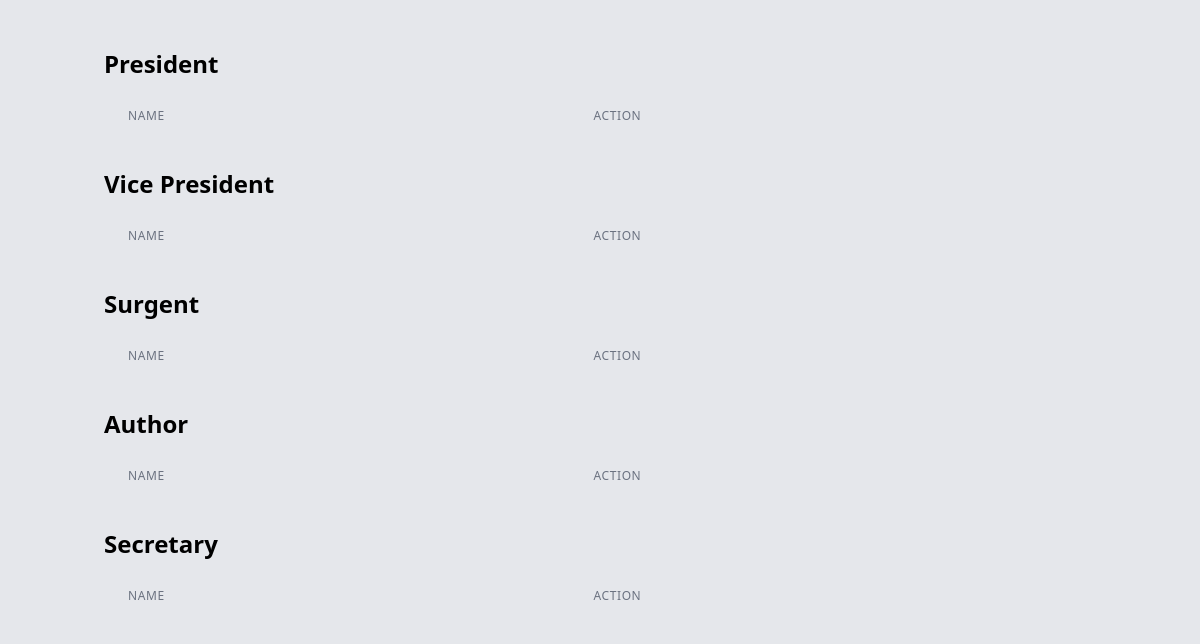
The app's page /user.php, older data.
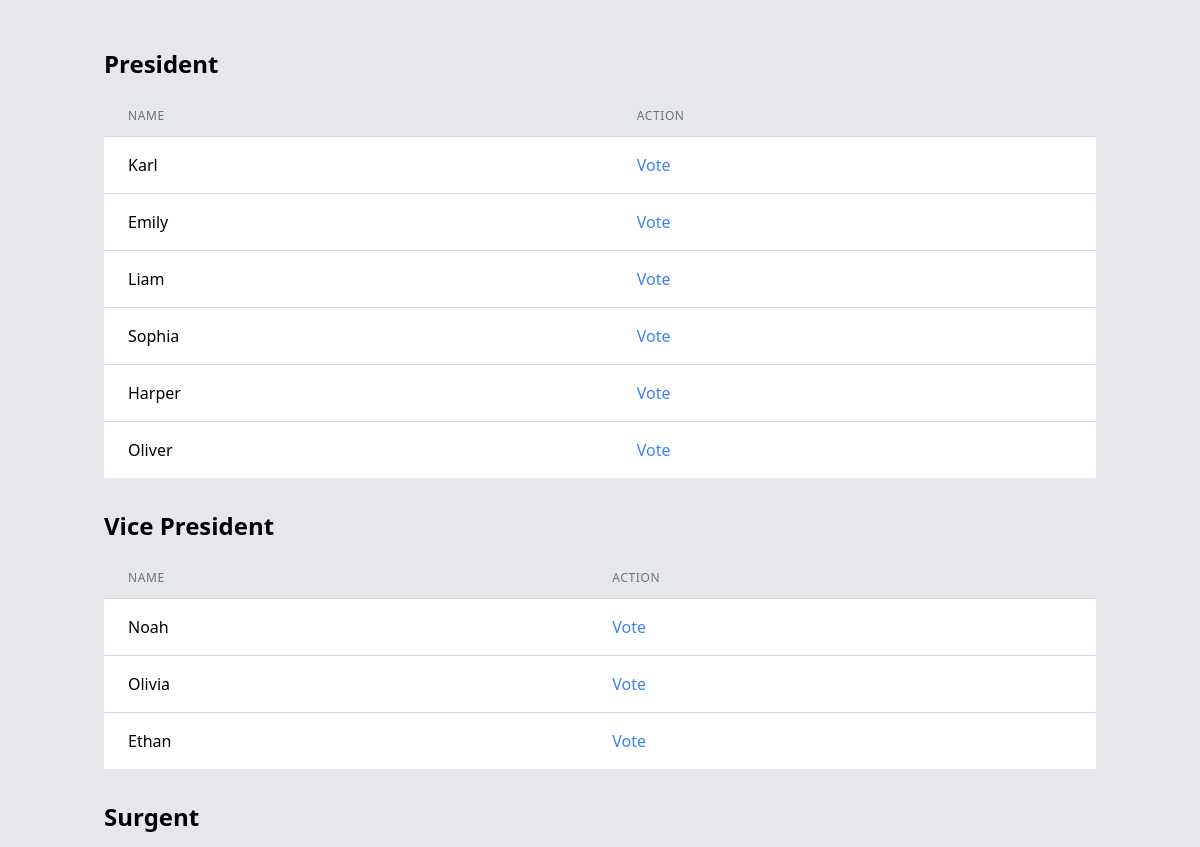
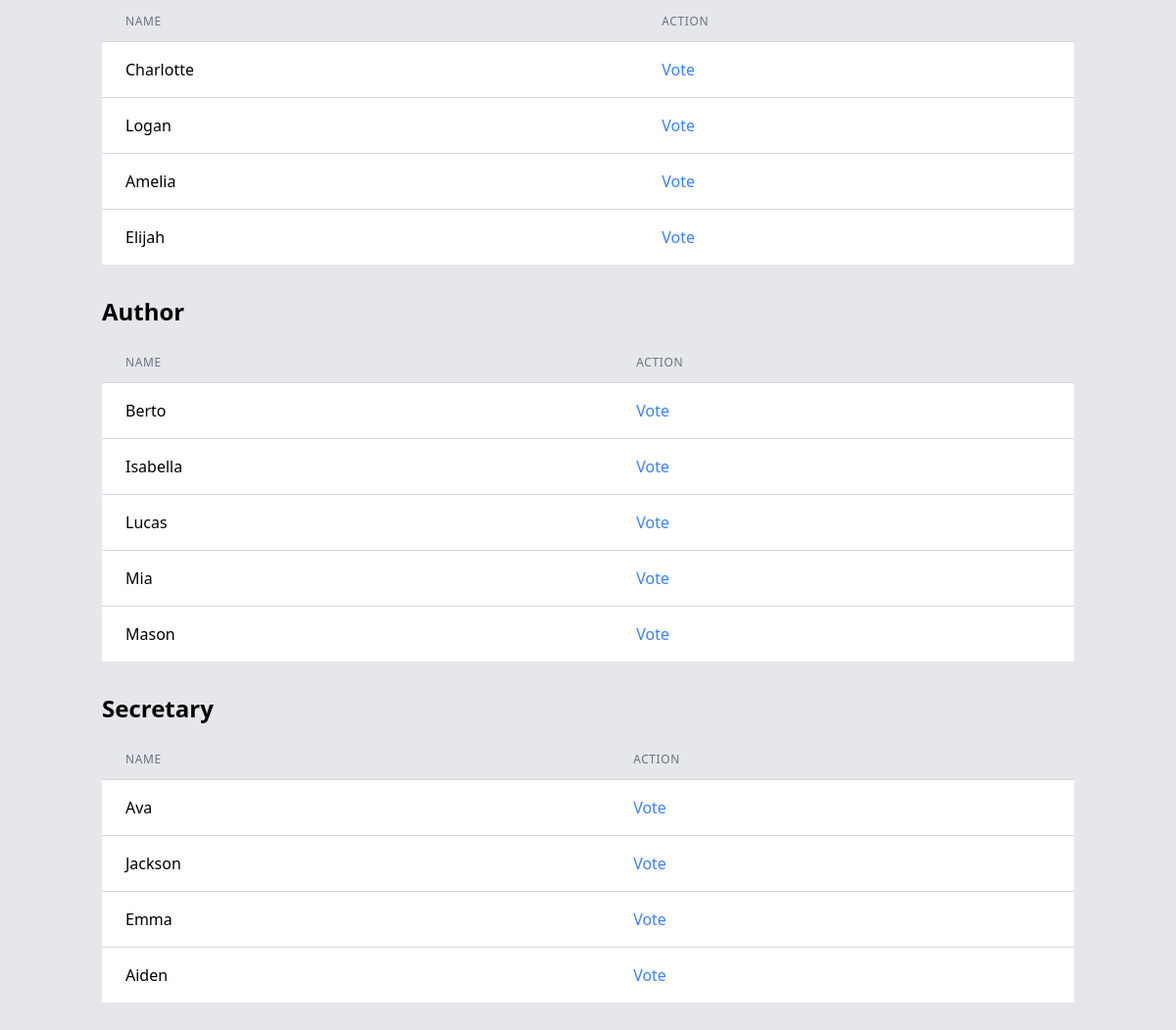
The same page, newer data (2 pictures, top to bottom).
### tables this page shows
CREATE TABLE IF NOT EXISTS `Candidates` (
  `id` int unsigned NOT NULL AUTO_INCREMENT,
  `Name` varchar(50) NOT NULL,
  `Position` varchar(50) NOT NULL,
  `Count` varchar(6) NOT NULL DEFAULT '0',
  PRIMARY KEY (`id`)
);

### user.php (the view, shortened to what this page needs)
<?php
require_once('connection.php');
$sql_fetch_data = "SELECT id, Name, Position FROM Candidates";
$stmt = $conn->query($sql_fetch_data);
$voters = $stmt->fetchAll(PDO::FETCH_ASSOC);
?>
<!DOCTYPE html>
<html lang="en">
<head>
    <script src="https://cdn.tailwindcss.com"></script>
</head>
<body class="bg-gray-200">
<div class="container mx-auto px-4 py-8">
    <?php
    $voters_by_type = array(
        'President' => array(),
        'Vice President' => array(),
        'Surgent' => array(),
        'Author' => array(),
        'Secretary' => array()
    );
    foreach ($voters as $voter) {
        $voters_by_type[$voter['Position']][] = $voter;
    }
    foreach ($voters_by_type as $Position => $voters):
    ?>
<div class="mb-8">
    <h2 class="text-2xl font-semibold mb-4 mt-4 "><?php echo $Position; ?></h2>
        <table class="min-w-full divide-y divide-gray-300">
                <thead class="bg-gray-200">
                    <tr>
                        <th class="px-6 py-3 text-left text-xs font-medium text-gray-500 uppercase tracking-wider">Name</th>
                        <th class="px-6 py-3 text-left text-xs font-medium text-gray-500 uppercase tracking-wider">Action</th>
                    </tr>
                </thead>
                <tbody class="bg-white divide-y divide-gray-300">
                    <?php foreach ($voters as $voter): ?>
                        <tr>
                            <td class="px-6 py-4 whitespace-nowrap"><?php echo $voter['Name']; ?></td>
                            <td class="px-6 py-4 whitespace-nowrap"><a href="vote.php?id=<?php echo $voter['id']; ?>" class="text-blue-500 hover:text-blue-700">Vote</a></td>
                        </tr>
                    <?php endforeach; ?>
                </tbody>
        </table>
        </div>
    <?php endforeach; ?>
</div>
</body>
</html>

Row changes from the older to the newer data that the page shows:
added candidates: Name "Karl", shown under "President"
added candidates: Name "Emily", shown under "President"
added candidates: Name "Liam", shown under "President"
added candidates: Name "Sophia", shown under "President"
added candidates: Name "Harper", shown under "President"
added candidates: Name "Oliver", shown under "President"
added candidates: Name "Noah", shown under "Vice President"
added candidates: Name "Olivia", shown under "Vice President"
added candidates: Name "Ethan", shown under "Vice President"
added candidates: Name "Charlotte", shown under "Surgent"
added candidates: Name "Logan", shown under "Surgent"
added candidates: Name "Amelia", shown under "Surgent"
added candidates: Name "Elijah", shown under "Surgent"
added candidates: Name "Berto", shown under "Author"
added candidates: Name "Isabella", shown under "Author"
added candidates: Name "Lucas", shown under "Author"
added candidates: Name "Mia", shown under "Author"
added candidates: Name "Mason", shown under "Author"
added candidates: Name "Ava", shown under "Secretary"
added candidates: Name "Jackson", shown under "Secretary"
added candidates: Name "Emma", shown under "Secretary"
added candidates: Name "Aiden", shown under "Secretary"
